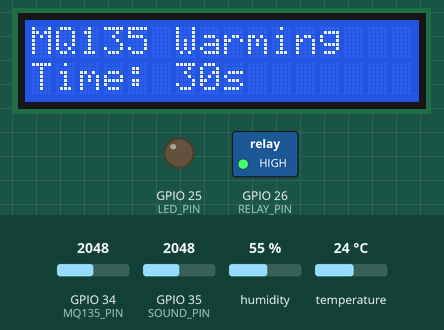
This sketch was run on a simulated ESP32. Parts: 16×2 character LCD, switched loads named in the sketch (green lamp = pin HIGH), output pins drawn as LEDs (lit = HIGH). The test bench sets the inputs (shaded band); at power-on: GPIO 34 (MQ135_PIN) = 2048, GPIO 35 (SOUND_PIN) = 2048, humidity 55 %, temperature 24 °C. WiFi joins after 1.5 s; servers stay silent unless stated; random numbers use the default seed unless the sketch sets one; no MQTT or app messages arrive unless stated; what the sketch prints to the serial monitor is not drawn.

Above: at 0.1 s.
At 8.3 s:
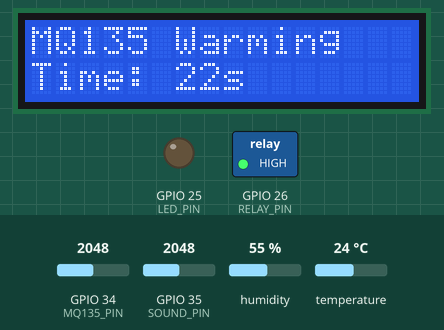
At 16.5 s:
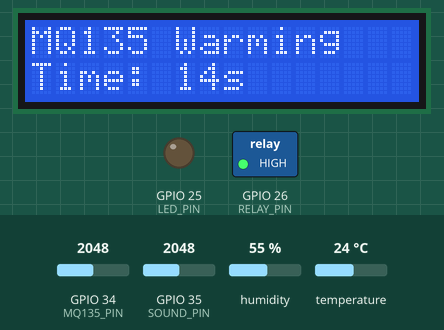
At 33.0 s:
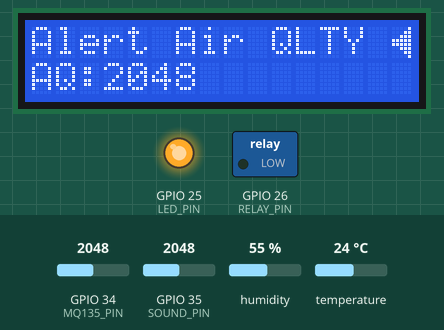
Timing chart, 0 to 34.5 s (numbered marks = the images above):
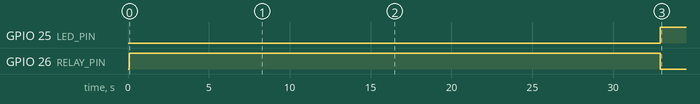

Measured:
- by itself, GPIO 25 (LED_PIN): LOW → HIGH at 32.9 s
- by itself, GPIO 26 (RELAY_PIN): HIGH → LOW at 32.9 s
- what the display in image 1 shows lasts 1.0 s, from 8.3 s to 9.3 s

The sketch:

classroom_node.ino
```cpp
#include <Wire.h>
#include <LiquidCrystal_I2C.h>
#include <DHT.h>
#include <WiFi.h>
#include <PubSubClient.h>
#include <ArduinoJson.h>

// ===== WIFI & MQTT CONFIG =====
#define WIFI_SSID     "Test1234"
#define WIFI_PASSWORD "test1234"
#define MQTT_HOST     "10.169.33.142"   // ← your laptop LAN IP
#define MQTT_PORT     1883
#define ROOM_ID       "room1"

// ===== LCD =====
LiquidCrystal_I2C lcd(0x27, 16, 2);

// ===== DHT11 =====
#define DHTPIN 4
#define DHTTYPE DHT11   // DHT21 / AM2301 uses the DHT22 protocol in the Adafruit library
DHT dht(DHTPIN, DHTTYPE);

// ===== MQ135 =====
#define MQ135_PIN 34

// ===== SOUND SENSOR =====
#define SOUND_PIN 35

// ===== ACTUATORS =====
#define RELAY_PIN 26
#define LED_PIN 25

// ===== THRESHOLDS =====
#define TEMP_THRESHOLD  26
#define AIR_THRESHOLD   1200
#define SOUND_THRESHOLD 450

// ===== TIMING =====
#define SENSOR_INTERVAL   5000   // publish sensors every 5s
#define HEARTBEAT_INTERVAL 30000 // publish heartbeat every 30s

// ===== CUSTOM CHAR (Speaker) =====
byte SpeakerChar[] = {
  B00001, B00011, B00111, B11111,
  B11111, B00111, B00011, B00001
};

// ===== MQTT & WIFI CLIENTS =====
WiFiClient   espClient;
PubSubClient mqtt(espClient);

unsigned long lastSensorMs    = 0;
unsigned long lastHeartbeatMs = 0;

// ===== WIFI CONNECT =====
void connectWiFi() {
  Serial.print("[WiFi] Connecting to ");
  Serial.println(WIFI_SSID);

  WiFi.persistent(false);
  WiFi.setAutoReconnect(false);
  WiFi.mode(WIFI_STA);
  delay(500);
  WiFi.begin(WIFI_SSID, WIFI_PASSWORD);

  int tries = 0;
  while (WiFi.status() != WL_CONNECTED && tries < 40) {
    delay(500);
    Serial.print(".");
    tries++;
  }
  if (WiFi.status() == WL_CONNECTED) {
    Serial.print("\n[WiFi] Connected, IP: ");
    Serial.println(WiFi.localIP());
  } else {
    Serial.println("\n[WiFi] FAILED — check SSID/password");
  }
}

// ===== MQTT CONNECT =====
void connectMQTT() {
  mqtt.setServer(MQTT_HOST, MQTT_PORT);
  int tries = 0;
  while (!mqtt.connected() && tries < 5) {
    Serial.print("[MQTT] Connecting...");
    String clientId = "esp32-" + String(random(0xffff), HEX);
    if (mqtt.connect(clientId.c_str())) {
      Serial.println(" connected.");
    } else {
      Serial.print(" failed, rc=");
      Serial.print(mqtt.state());
      Serial.println(" — retry in 3s");
      delay(3000);
      tries++;
    }
  }
}

// ===== PUBLISH SENSOR =====
void publishSensor(const char* type, float value, const char* unit) {
  char topic[64];
  snprintf(topic, sizeof(topic), "classroom/%s/sensors/%s", ROOM_ID, type);

  StaticJsonDocument<128> doc;
  doc["value"] = value;
  doc["unit"]  = unit;
  doc["ts"]    = millis();

  char payload[128];
  serializeJson(doc, payload);

  mqtt.publish(topic, payload);
  Serial.print("[MQTT] ");
  Serial.print(topic);
  Serial.print(" → ");
  Serial.println(payload);
}

// ===== PUBLISH HEARTBEAT =====
void publishHeartbeat() {
  char topic[64];
  snprintf(topic, sizeof(topic), "classroom/%s/status", ROOM_ID);

  StaticJsonDocument<64> doc;
  doc["online"] = true;
  doc["ts"]     = millis();

  char payload[64];
  serializeJson(doc, payload);
  mqtt.publish(topic, payload);
  Serial.println("[MQTT] Heartbeat sent");
}

// ===== SETUP =====
void setup() {
  Serial.begin(115200);

  // LCD
  lcd.init();
  lcd.backlight();
  lcd.createChar(0, SpeakerChar);

  // Sensors
  dht.begin();

  // Actuators
  pinMode(RELAY_PIN, OUTPUT);
  pinMode(LED_PIN, OUTPUT);
  digitalWrite(RELAY_PIN, HIGH); // Relay OFF (active LOW)
  digitalWrite(LED_PIN, LOW);

  // MQ135 warm-up
  for (int i = 30; i > 0; i--) {
    lcd.clear();
    lcd.setCursor(0, 0); lcd.print("MQ135 Warming");
    lcd.setCursor(0, 1); lcd.print("Time: "); lcd.print(i); lcd.print("s");
    delay(1000);
  }
  lcd.clear();

  // Network
  connectWiFi();
  connectMQTT();
}

// ===== LOOP =====
void loop() {
  // Keep MQTT alive — reconnect if dropped
  if (!mqtt.connected()) {
    connectMQTT();
  }
  mqtt.loop();

  unsigned long now = millis();

  // ===== SENSOR READ & PUBLISH every 5s =====
  if (now - lastSensorMs >= SENSOR_INTERVAL) {
    lastSensorMs = now;

    float temp  = dht.readTemperature();
    float hum   = dht.readHumidity();
    int   air   = analogRead(MQ135_PIN);
    int   sound = analogRead(SOUND_PIN);

    // Serial debug
    Serial.print("Temp: "); Serial.print(temp);
    Serial.print(" C | Hum: "); Serial.print(hum);
    Serial.print(" % | Air: "); Serial.print(air);
    Serial.print(" | Sound: "); Serial.println(sound);

    // Publish to MQTT (backend expects these exact topic names)
    if (!isnan(temp)) {
      publishSensor("temperature", temp, "C");
    }
    if (!isnan(hum)) {
      publishSensor("humidity", hum, "%");
    }
    publishSensor("air_quality", (float)air, "ppm");
    publishSensor("sound",       (sound > SOUND_THRESHOLD) ? 1.0 : 0.0, "bool");

    // ===== CONDITIONS =====
    bool tempAlert  = temp > TEMP_THRESHOLD;
    bool airAlert   = air  > AIR_THRESHOLD;
    bool soundAlert = sound > SOUND_THRESHOLD;

    // ===== RELAY & LED CONTROL (unchanged) =====
    digitalWrite(RELAY_PIN, (tempAlert || airAlert) ? LOW : HIGH);
    digitalWrite(LED_PIN,   soundAlert ? HIGH : LOW);

    // ===== LCD DISPLAY (unchanged) =====
    lcd.setCursor(0, 0);
    if (tempAlert)      { lcd.print("Alert TEMP     "); }
    else if (airAlert)  { lcd.print("Alert Air QLTY "); }
    else                { lcd.print("Temp:"); lcd.print(temp); lcd.print("C      "); }

    lcd.setCursor(0, 1);
    if (airAlert) { lcd.print("AQ:"); lcd.print(air); lcd.print("       "); }
    else          { lcd.print("AQ:"); lcd.print(air); lcd.print("       "); }

    lcd.setCursor(15, 0);
    lcd.write(soundAlert ? byte(0) : byte(' '));
  }

  // ===== HEARTBEAT every 30s =====
  if (now - lastHeartbeatMs >= HEARTBEAT_INTERVAL) {
    lastHeartbeatMs = now;
    publishHeartbeat();
  }
}
```
